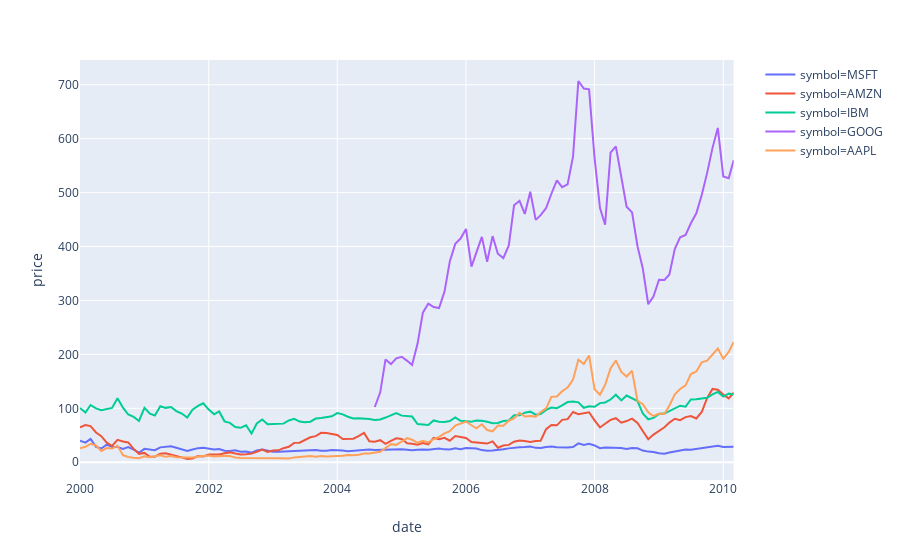

Notebook source saved alongside this figure:
### Markdown cell above
[Plotly Express](https://plot.ly/python/facet-plots/)

### Code cell
import plotly.express as px

fig = px.line(source, x='date', y='price', color='symbol')
fig.show()
